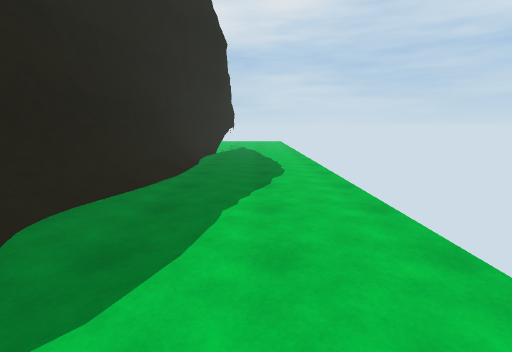
[1] (above)

14 first-person views from a walk through a scene from a Unity 3-D project. The camera is 1.5 m above the floor, tilts 10° down and sees 85° across. The floor is counted in squares, 1 m on a side. Each view is taken from the middle of a square. On the plan, view 1 faces up. The plan holds only what a view shows up to about 14 squares ahead; the rest is blank. The place goes on beyond the plan. The player character is not drawn. Some surface patterns are stand-ins.

[2]
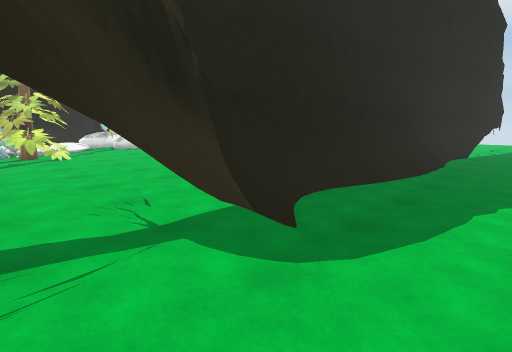

[3]
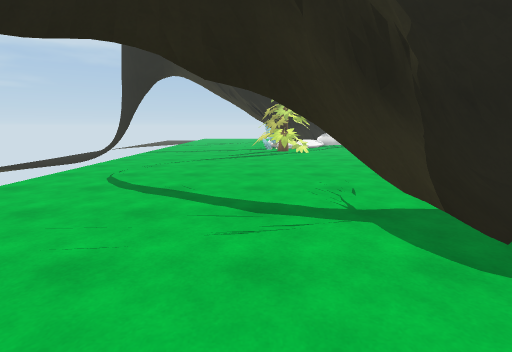

[4]
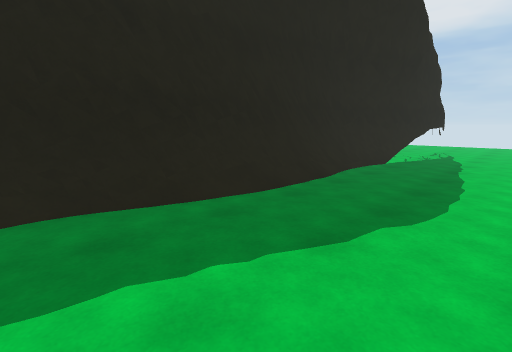

[5]
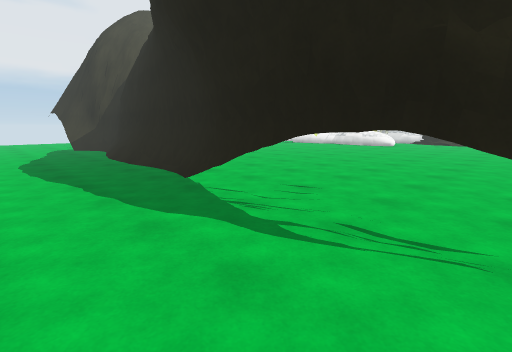

[6]
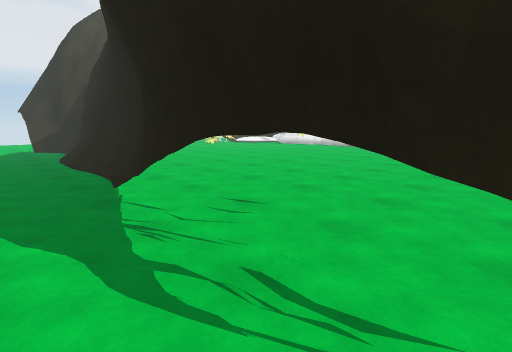

[7]
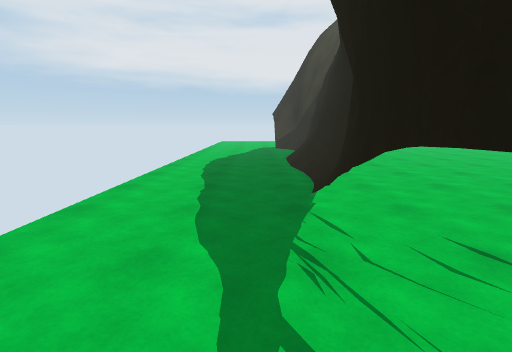

[8]
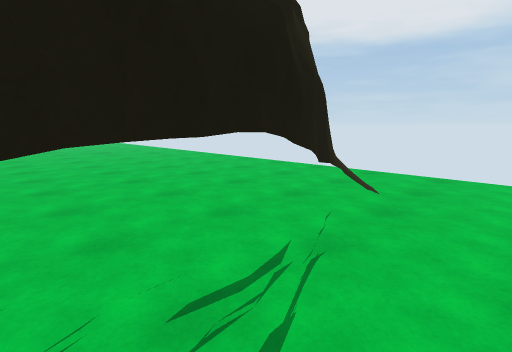

[9]
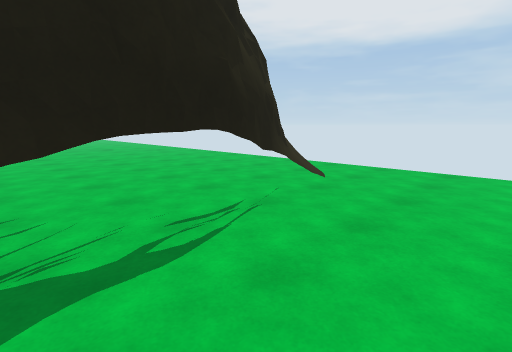

[10]
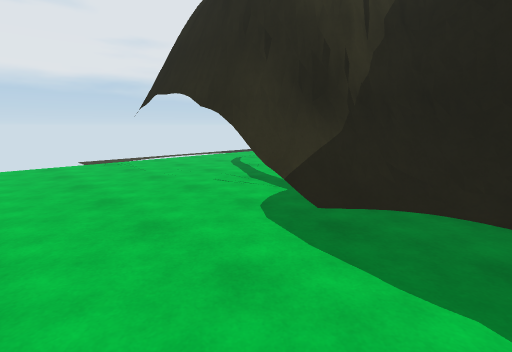

[11]
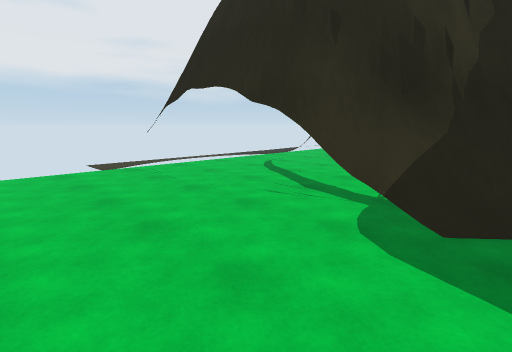

[12]
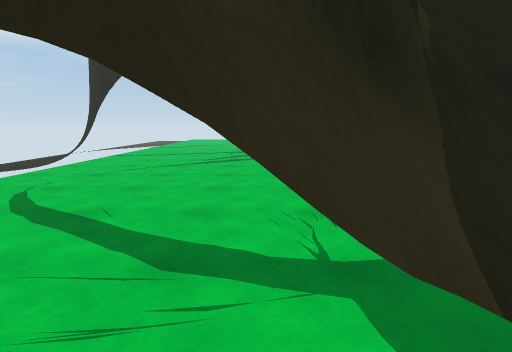

[13]
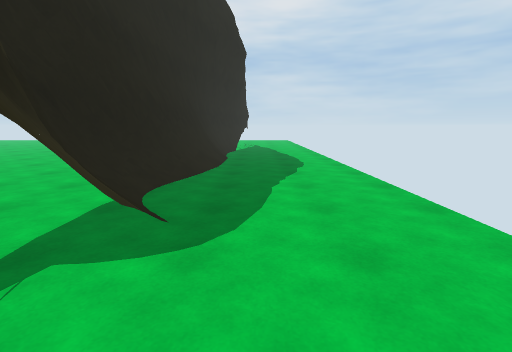

[14]
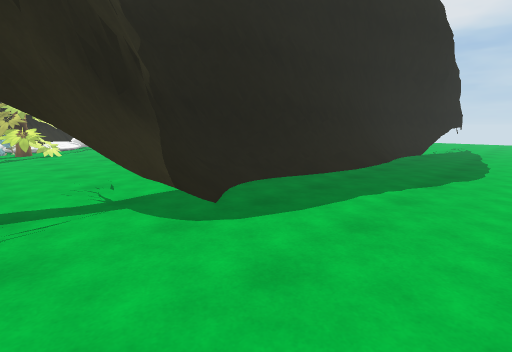

### Floor plan
Key: @ floor where view 1 was taken; # wall or solid block; . floor; = window, fence, low wall or low ledge; T thing the floor can be seen under or through; R tree; F flower; O other object.
Columns run from 19 left of view 1 to 2 right of it. Each row starts with its distance up from view 1.
 29         ..............
 28         ..............
 27         .....   ......
 26      .......... O.....
 25     ............#=....
 24    ..............T....
 23   ...............T....
 22   ...............T....
 21   ...............T....
 20     .............T....
 19      ............T....
 18      ............T....
 17      ...........T.....
 16       ..........T.....
 15        .........T.....
 14         ........T.....
 13          ......##.....
 12       .........##.....
 11       ......... #.....
 10        .......  #.....
  9       .......   =.....
  8       ......    =.....
  7           ...  ##.....
  6           .... #......
  5      ..    ....#......
  4     ..........##......
  3     ..........##......
  2    RR..........#=.....
  1    RR...........#.....
  0 FF RR...........#..@..
 -1     ..................
 -2     ..................
 -3     ..................
 -4     ..................
 -5     ..................
 -6     ............. ....
 -7     ............  ....

Positions as (right, up) in squares from view 1, and headings:
1: (0, 0), facing up
2: (0, -1), facing up-left
3: (1, -1), facing left
4: (2, 4), facing up-left
5: (2, 23), facing down-left
6: (0, 23), facing down-left
7: (-1, 22), facing down
8: (0, 20), facing up-left
9: (2, 19), facing up-left
10: (2, 5), facing down-left
11: (2, 3), facing down-left
12: (-1, 0), facing left
13: (-1, -2), facing up
14: (2, -1), facing up-left
